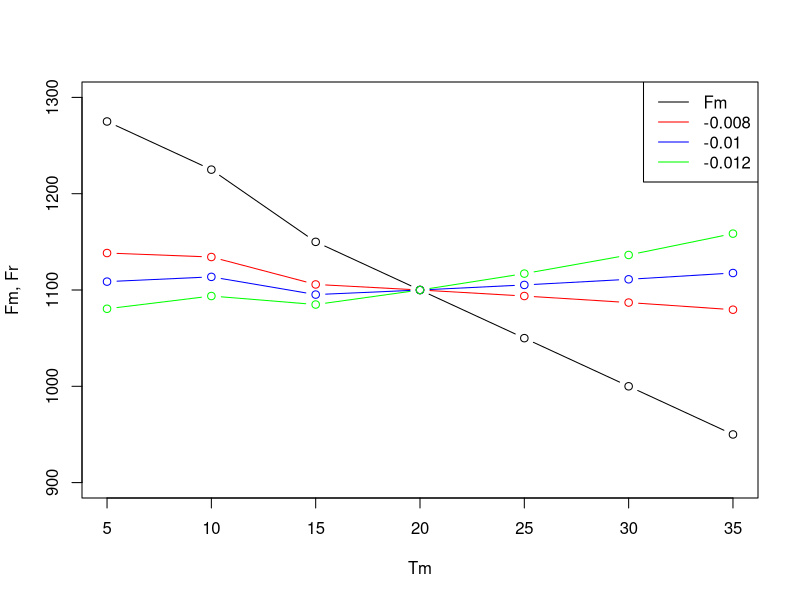

Source code (R):
# Script from Paul on testing rhos for temperature correction of fluorescence data

# Watras, C. J., Morrison, K. A., Rubsam, J. L., Hanson, P. C., Watras, A. J., LaLiberte, G. D., & Milewski, P. (2017). 
# A temperature compensation method for chlorophyll and phycocyanin fluorescence sensors in freshwater. 
# Limnology and Oceanography: Methods, 15(7), 642-652.

# This script uses the temperature compensation equation from Watras et al
#    to test the sensitivity of the correction to the parameter, rho.
#    Data (T and corresponding Fm) were picked from Fig. 1A, and multiple
#    values for rho are tested and plotted.

rhos = c(-0.008,-0.010,-0.012) # ranges from about -0.008 to -0.012
Tr = 20 # reference T, 20C

# data estimated from Watras et al. 2018, Fig. 1A
Tm = c(5,10,15, 20,25,30,35)
Fm = c(1275,1225,1150,1100,1050,1000,950) # these are RFU values for the same [chl] across different Ts

myCols = c('red','blue','green')

# Plot original data
plot(Tm,Fm,type='b',ylim=c(900,1300),ylab='Fm, Fr')

for (i in 1:length(rhos)){
  rho = rhos[i]
  # Temperature correction
  Fr = Fm/(1+rho*(Tm-Tr))
  # Plot it
  lines(Tm,Fr,type='b',col = myCols[i])
}
legendTxt = c('Fm',as.character(rhos))
legend('topright',legendTxt,lty=rep(1,length(rhos)+1),col=c('black',myCols))

# Notes from Paul via email:
# This for chlorophyll and phycocyanin correction, based on Watras et al. 2018. I think a very similar equation is used for FDOM.
# I think the only decision to be made is… what’s a reasonable value for rho? Based on Table 1 in Watras et al., a value of -0.01 (or -0.012) would be about right.
# I took a quick look at CDOM correction according to Watras et al. (2011). Same equation. Based on Table 1, a rho of about -0.01 would be about right, just like the rho for Chl and Phyco. 
# Watras, C. J., Hanson, P. C., Stacy, T. L., Morrison, K. M., Mather, J., Hu, Y. H., & Milewski, P. (2011). A temperature compensation method for CDOM fluorescence sensors in freshwater. Limnology and Oceanography: Methods, 9(7), 296-301.